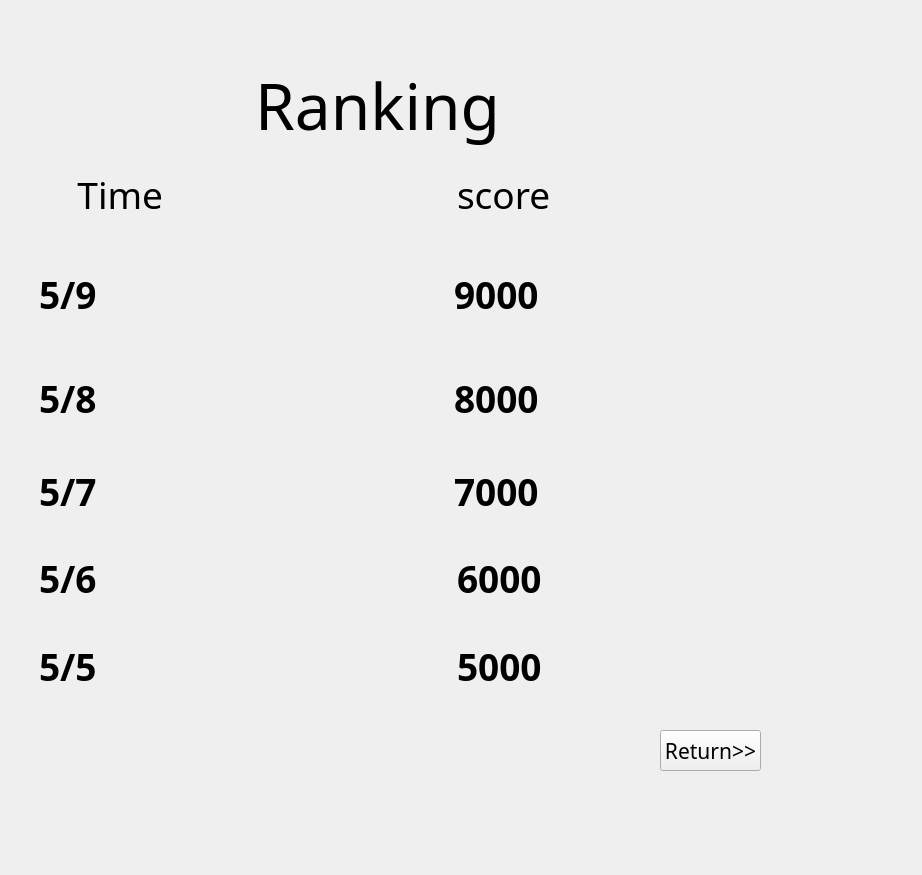
<?xml version="1.0" encoding="UTF-8"?>
<ui version="4.0">
 <class>RankingClass</class>
 <widget class="QWidget" name="RankingClass">
  <property name="geometry">
   <rect>
    <x>0</x>
    <y>0</y>
    <width>922</width>
    <height>875</height>
   </rect>
  </property>
  <property name="windowTitle">
   <string>Ranking</string>
  </property>
  <widget class="QWidget" name="verticalLayoutWidget">
   <property name="geometry">
    <rect>
     <x>39</x>
     <y>50</y>
     <width>841</width>
     <height>671</height>
    </rect>
   </property>
   <layout class="QVBoxLayout" name="verticalLayout" stretch="1,1,6">
    <property name="leftMargin">
     <number>0</number>
    </property>
    <item>
     <widget class="QLabel" name="label_2">
      <property name="maximumSize">
       <size>
        <width>16777215</width>
        <height>416</height>
       </size>
      </property>
      <property name="font">
       <font>
        <family>Rage Italic</family>
        <pointsize>48</pointsize>
       </font>
      </property>
      <property name="statusTip">
       <string>0</string>
      </property>
      <property name="lineWidth">
       <number>10</number>
      </property>
      <property name="midLineWidth">
       <number>10</number>
      </property>
      <property name="text">
       <string>             Ranking</string>
      </property>
      <property name="textFormat">
       <enum>Qt::PlainText</enum>
      </property>
     </widget>
    </item>
    <item>
     <layout class="QHBoxLayout" name="horizontalLayout_7" stretch="5,5">
      <item>
       <widget class="QLabel" name="label_13">
        <property name="font">
         <font>
          <family>MV Boli</family>
          <pointsize>28</pointsize>
         </font>
        </property>
        <property name="lineWidth">
         <number>0</number>
        </property>
        <property name="text">
         <string>    Time</string>
        </property>
        <property name="textFormat">
         <enum>Qt::PlainText</enum>
        </property>
       </widget>
      </item>
      <item>
       <widget class="QLabel" name="label_12">
        <property name="font">
         <font>
          <family>MV Boli</family>
          <pointsize>28</pointsize>
         </font>
        </property>
        <property name="text">
         <string>score</string>
        </property>
       </widget>
      </item>
     </layout>
    </item>
    <item>
     <layout class="QHBoxLayout" name="horizontalLayout">
      <item>
       <layout class="QVBoxLayout" name="verticalLayout_2" stretch="10,9,8,8,8">
        <property name="spacing">
         <number>0</number>
        </property>
        <item>
         <layout class="QHBoxLayout" name="horizontalLayout_2" stretch="5,3,2">
          <property name="spacing">
           <number>0</number>
          </property>
          <item>
           <widget class="QLabel" name="first_t">
            <property name="font">
             <font>
              <family>Segoe Print</family>
              <pointsize>28</pointsize>
              <bold>true</bold>
             </font>
            </property>
            <property name="text">
             <string>5/9</string>
            </property>
           </widget>
          </item>
          <item>
           <widget class="QLabel" name="first_s">
            <property name="font">
             <font>
              <family>Segoe Print</family>
              <pointsize>28</pointsize>
              <bold>true</bold>
             </font>
            </property>
            <property name="text">
             <string>9000</string>
            </property>
           </widget>
          </item>
          <item>
           <widget class="QLabel" name="first_icon">
            <property name="text">
             <string/>
            </property>
            <property name="pixmap">
             <pixmap resource="PlaneFight.qrc">:/PlaneFight/img/first.svg</pixmap>
            </property>
           </widget>
          </item>
         </layout>
        </item>
        <item>
         <layout class="QHBoxLayout" name="horizontalLayout_3" stretch="5,3,2">
          <item>
           <widget class="QLabel" name="second_t_2">
            <property name="font">
             <font>
              <family>Segoe Print</family>
              <pointsize>28</pointsize>
              <bold>true</bold>
             </font>
            </property>
            <property name="text">
             <string>5/8</string>
            </property>
           </widget>
          </item>
          <item>
           <widget class="QLabel" name="second_s_2">
            <property name="font">
             <font>
              <family>Segoe Print</family>
              <pointsize>28</pointsize>
              <bold>true</bold>
             </font>
            </property>
            <property name="text">
             <string>8000</string>
            </property>
           </widget>
          </item>
          <item>
           <widget class="QLabel" name="second_icon">
            <property name="text">
             <string/>
            </property>
            <property name="pixmap">
             <pixmap resource="PlaneFight.qrc">:/PlaneFight/img/second.svg</pixmap>
            </property>
           </widget>
          </item>
         </layout>
        </item>
        <item>
         <layout class="QHBoxLayout" name="horizontalLayout_4" stretch="5,3,2">
          <item>
           <widget class="QLabel" name="third_t_2">
            <property name="font">
             <font>
              <family>Segoe Print</family>
              <pointsize>28</pointsize>
              <bold>true</bold>
             </font>
            </property>
            <property name="text">
             <string>5/7</string>
            </property>
           </widget>
          </item>
          <item>
           <widget class="QLabel" name="third_s_2">
            <property name="font">
             <font>
              <family>Segoe Print</family>
              <pointsize>28</pointsize>
              <bold>true</bold>
             </font>
            </property>
            <property name="text">
             <string>7000</string>
            </property>
           </widget>
          </item>
          <item>
           <widget class="QLabel" name="third_icon">
            <property name="text">
             <string/>
            </property>
            <property name="pixmap">
             <pixmap resource="PlaneFight.qrc">:/PlaneFight/img/third.svg</pixmap>
            </property>
           </widget>
          </item>
         </layout>
        </item>
        <item>
         <layout class="QHBoxLayout" name="horizontalLayout_6" stretch="5,5">
          <item>
           <widget class="QLabel" name="fourth_t">
            <property name="font">
             <font>
              <family>Segoe Print</family>
              <pointsize>28</pointsize>
              <bold>true</bold>
             </font>
            </property>
            <property name="text">
             <string>5/6</string>
            </property>
           </widget>
          </item>
          <item>
           <widget class="QLabel" name="fourth_s">
            <property name="font">
             <font>
              <family>Segoe Print</family>
              <pointsize>28</pointsize>
              <bold>true</bold>
             </font>
            </property>
            <property name="text">
             <string>6000</string>
            </property>
           </widget>
          </item>
         </layout>
        </item>
        <item>
         <layout class="QHBoxLayout" name="horizontalLayout_5" stretch="5,5">
          <item>
           <widget class="QLabel" name="fifth_t">
            <property name="font">
             <font>
              <family>Segoe Print</family>
              <pointsize>28</pointsize>
              <bold>true</bold>
             </font>
            </property>
            <property name="text">
             <string>5/5</string>
            </property>
           </widget>
          </item>
          <item>
           <widget class="QLabel" name="fifth_s">
            <property name="font">
             <font>
              <family>Segoe Print</family>
              <pointsize>28</pointsize>
              <bold>true</bold>
             </font>
            </property>
            <property name="text">
             <string>5000</string>
            </property>
           </widget>
          </item>
         </layout>
        </item>
       </layout>
      </item>
     </layout>
    </item>
   </layout>
  </widget>
  <widget class="QPushButton" name="Return_bt">
   <property name="geometry">
    <rect>
     <x>660</x>
     <y>730</y>
     <width>101</width>
     <height>41</height>
    </rect>
   </property>
   <property name="font">
    <font>
     <family>MV Boli</family>
     <pointsize>16</pointsize>
    </font>
   </property>
   <property name="text">
    <string>Return&gt;&gt;</string>
   </property>
  </widget>
 </widget>
 <layoutdefault spacing="6" margin="11"/>
 <resources>
  <include location="PlaneFight.qrc"/>
 </resources>
 <connections/>
</ui>
